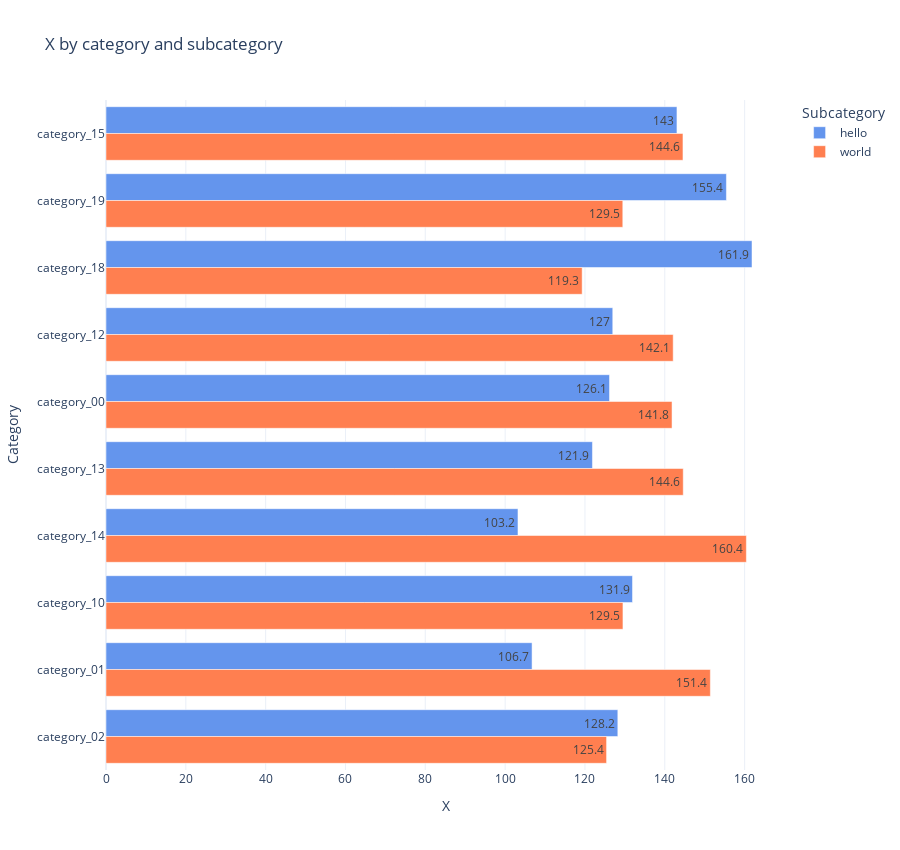

Notebook code cell kept with this figure:
### Code cell
# Grouped horizontal bar chart with multiple categories

d_plot = d_plot
val_name = "x"
cat_name = "category"
cat_values = (
    d_plot.groupby([cat_name])[val_name]
    .sum()
    .reset_index()
    .sort_values(val_name, ascending=False)[cat_name]
    .head(10)
)
subcat_name = "subcategory"
subcat_values = ["hello", "world"]
colors = ["cornflowerblue", "coral"]
e = (
    d_plot[
        (d_plot[cat_name].isin(cat_values)) & (d_plot[subcat_name].isin(subcat_values))
    ]
    .groupby([cat_name, subcat_name])[[val_name]]
    .sum()
    .reset_index()
    .sort_values(val_name, ascending=True)
)
if len(e) > 30:
    raise ValueError("Too many values to plot")

fig = go.Figure()
for i, subcategory in enumerate(subcat_values):
    fig.add_trace(
        go.Bar(
            x=e[(e[cat_name].isin(cat_values)) & (e[subcat_name] == subcategory)][
                val_name
            ],
            y=e[(e[cat_name].isin(cat_values)) & (e[subcat_name] == subcategory)][
                cat_name
            ],
            text=e[(e[cat_name].isin(cat_values)) & (e[subcat_name] == subcategory)][
                val_name
            ].round(1),
            name=subcategory,
            showlegend=True,
            marker=dict(color=colors[i]),
        )
    )
fig.update_traces(hovertemplate="%{x}")
fig.update_layout(
    barmode="group",
    template="plotly_white",
    width=900,
    height=50 + len(cat_values) * len(subcat_values) * 40,
    title=f"{val_name.capitalize()} by {cat_name} and {subcat_name}",
    legend_title=subcat_name.capitalize(),
    showlegend=True,
)
fig.update_traces(orientation="h")
fig.update_xaxes(title=val_name.capitalize(), range=None, dtick=None)
fig.update_yaxes(
    title=cat_name.capitalize(),
    autorange="reversed",
    categoryorder="array",
    categoryarray=cat_values,
)
fig.show()

### Figure 1 — Plotly figure (JSON) as saved in the notebook; plotly's stock layout.template omitted (floating-point values rounded to 4 significant figures)
{"data": [{"hovertemplate": "%{x}", "marker": {"color": "cornflowerblue"}, "name": "hello", "orientation": "h", "showlegend": true, "text": [103.2, 106.7, 121.9, 126.1, 127, 128.2, 131.9, 143, 155.4, 161.9], "type": "bar", "x": [103.2, 106.7, 121.9, 126.1, 127.0, 128.2, 131.9, 143.0, 155.4, 161.9], "y": ["category_14", "category_01", "category_13", "category_00", "category_12", "category_02", "category_10", "category_15", "category_19", "category_18"]}, {"hovertemplate": "%{x}", "marker": {"color": "coral"}, "name": "world", "orientation": "h", "showlegend": true, "text": [119.3, 125.4, 129.5, 129.5, 141.8, 142.1, 144.6, 144.6, 151.4, 160.4], "type": "bar", "x": [119.3, 125.4, 129.5, 129.5, 141.8, 142.1, 144.6, 144.6, 151.4, 160.4], "y": ["category_18", "category_02", "category_19", "category_10", "category_00", "category_12", "category_15", "category_13", "category_01", "category_14"]}], "layout": {"barmode": "group", "height": 850, "legend": {"title": {"text": "Subcategory"}}, "showlegend": true, "title": {"text": "X by category and subcategory"}, "width": 900, "xaxis": {"title": {"text": "X"}}, "yaxis": {"autorange": "reversed", "categoryarray": ["category_15", "category_19", "category_18", "category_12", "category_00", "category_13", "category_14", "category_10", "category_01", "category_02"], "categoryorder": "array", "title": {"text": "Category"}}}}
